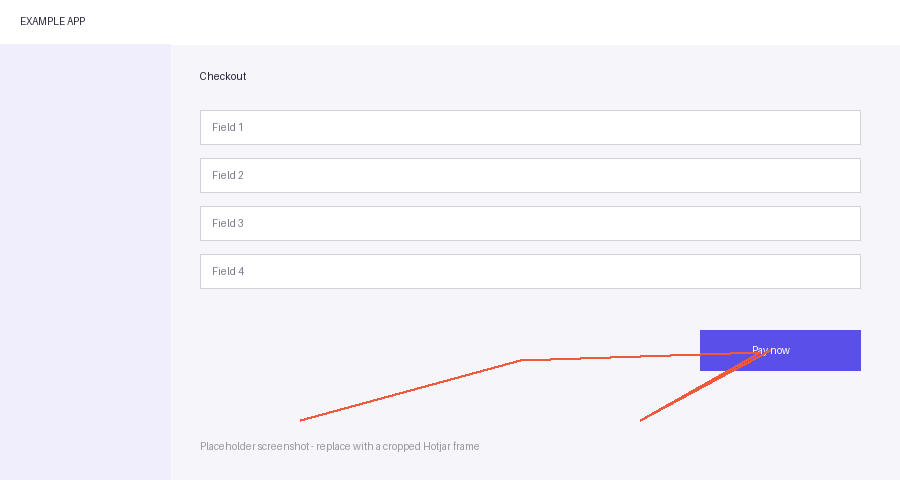
#> input picture examples/assets/example-hero.png, 900 x 480 px; its folder holds only this picture in this run
$ python crop_player.py ../../../../../examples/assets ../../../../../examples/assets/example-hero.png
#> lines starting #> are read from the running program, lines starting #| are printed output that depends on the picture; after the words box and inside, x2 and y2 are one past the last pixel; in counts of white or black regions, pixels touching at a corner belong together
#!/usr/bin/env python3
"""Crop raw Hotjar player screenshots down to just the replayed page.

Input screenshots are full Chrome viewports (Hotjar header, scrubber, panels).
This keeps the replay canvas (middle area), then trims the flat grey letterbox
Hotjar draws around the replayed page, and saves a PNG ready for the report.

Usage: python3 crop_player.py <in_dir> <out_dir>
Assumes the side panels were closed so the replay fills the centre (see SKILL.md).
"""
import os
import sys

from PIL import Image, ImageChops

src, dst = sys.argv[1], sys.argv[2]
os.makedirs(dst, exist_ok=True)

for name in sorted(os.listdir(src)):
    if not name.lower().endswith((".png", ".jpg", ".jpeg")):
        continue
    im = Image.open(os.path.join(src, name)).convert("RGB")
#> im is the input picture: PIL image 900x480 RGB; mean R, G, B 244.5, 243.5, 250.2
    w, h = im.size
#> w = 900; h = 480
    # Replay canvas sits between the left icon rail / right icon rail and
    # between the URL bar and the scrubber. Ratios measured on 1120x1066.
    box = (int(w * 0.062), int(h * 0.118), int(w * 0.938), int(h * 0.875))
#> box = (55, 56, 844, 420)
    canvas = im.crop(box)
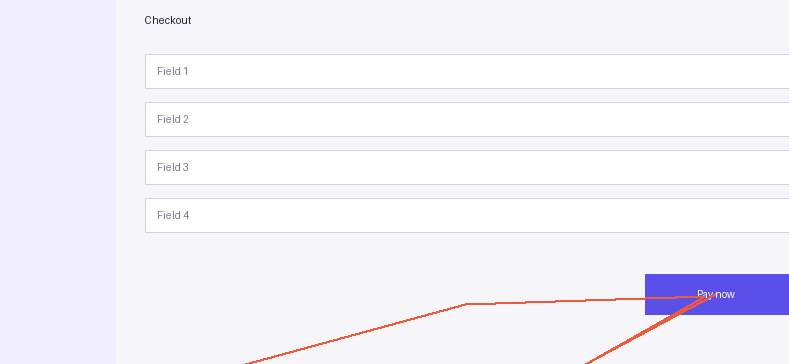
#> canvas: PIL image 789x364 RGB; mean R, G, B 243.9, 242.6, 249.7
    # Trim the grey letterbox. A plain bbox fails because the mouse cursor and
    # Hotjar hover popovers also sit in the letterbox, so instead keep the
    # longest run of rows (then columns) that are mostly non-background.
    bg = Image.new("RGB", canvas.size, canvas.getpixel((2, 2)))
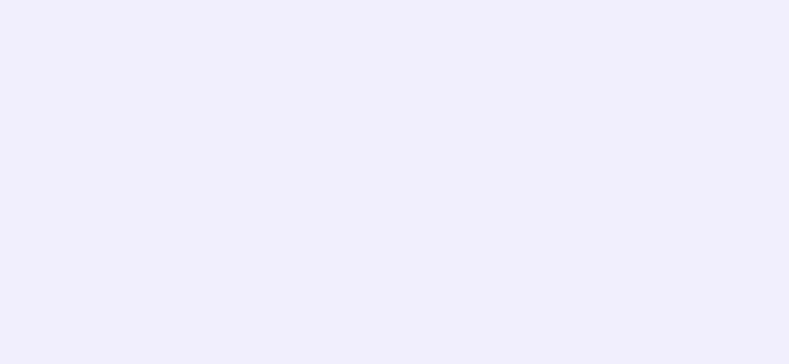
#> bg: PIL image 789x364 RGB; mean R, G, B 240, 238, 252
    mask = ImageChops.difference(canvas, bg).convert("L").point(lambda p: 1 if p > 4 else 0)
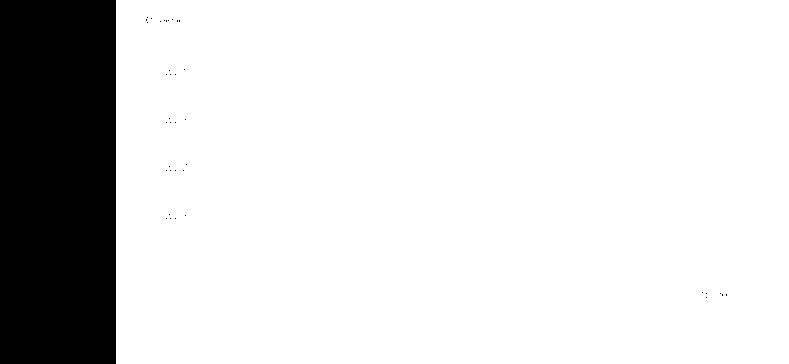
#> mask: PIL image 789x364 L; values 0 (black) and 1 (white), 85.3% white; 39 black regions (38 under 20 px), largest, box (x1, y1, x2, y2) and area: (0, 0, 116, 364) 42224
    px = mask.load()
    cw, ch = mask.size
#> cw = 789; ch = 364

    # Letterbox lines are ~0% non-background; page lines can be as low as ~4%
    # because a recorded site's own light greys can be close to Hotjar's. So: a low
    # threshold, and bridge short gaps so a pale band inside the page doesn't
    # split it, while a cursor far out in the letterbox stays a separate run.
    def longest_run(flags, max_gap=40):
        runs, start, gap = [], None, 0
        for i, f in enumerate(flags + [False] * (max_gap + 1)):
            if f:
                if start is None:
                    start = i
                gap, end = 0, i + 1
            elif start is not None:
                gap += 1
                if gap > max_gap:
                    runs.append((start, end))
                    start = None
        return max(runs, key=lambda r: r[1] - r[0]) if runs else (0, len(flags))

    rows = [sum(px[x, y] for x in range(0, cw, 4)) > (cw / 4) * 0.02 for y in range(ch)]
#> rows = 364 items, first 6: True, True, True, True, True, True
    top, bottom = longest_run(rows)
#> the loop in longest_run, `for i, f in enumerate(flags + [False] * (max_gap + 1)):` made 405 passes
#> start on pass 1: 0
#> after the loop in longest_run, `for i, f in enumerate(flags + [False] * (max_gap + 1)):`: runs = [(0, 364)]
#> top = 0; bottom = 364
    cols = [sum(px[x, y] for y in range(top, bottom, 4)) > ((bottom - top) / 4) * 0.02 for x in range(cw)]
#> cols = 789 items, first 6: False, False, False, False, False, False
    left, right = longest_run(cols)
#> the loop in longest_run (call 2), `for i, f in enumerate(flags + [False] * (max_gap + 1)):` made 830 passes
#> start on pass 117: 116
#> left = 116; right = 789
    if bottom - top > ch * 0.3 and right - left > cw * 0.3:
        canvas = canvas.crop((left, top, right, bottom))
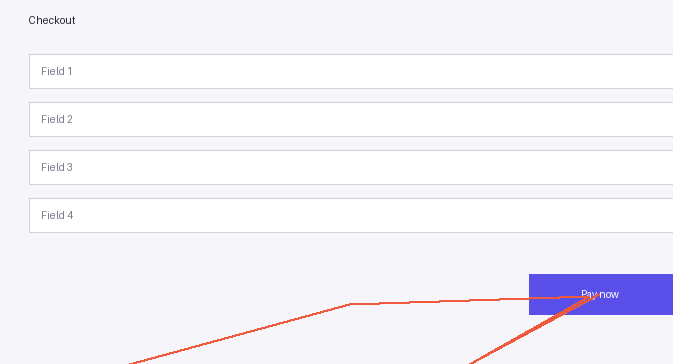
#> canvas: PIL image 673x364 RGB; mean R, G, B 244.6, 243.4, 249.3
    out = os.path.splitext(name)[0] + ".png"
    canvas.save(os.path.join(dst, out))
    print(f"{out}: {canvas.size[0]}x{canvas.size[1]}")
#| example-hero.png: 673x364
